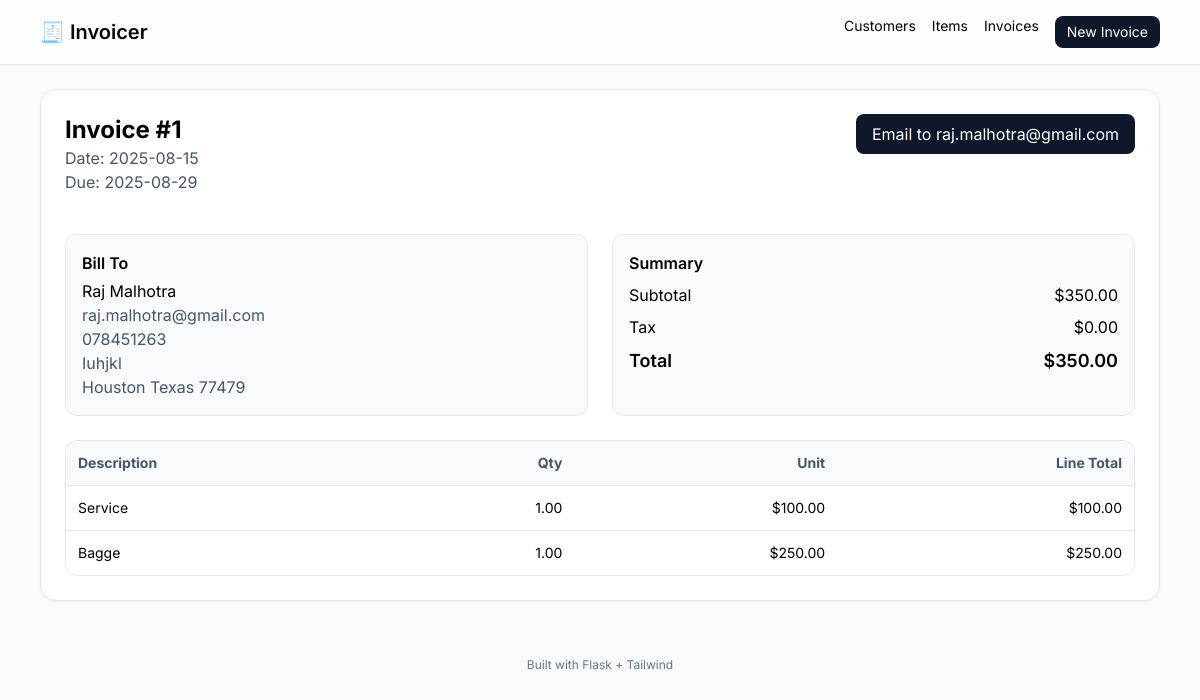
Page /invoices/1 on the committed database.
### app.py (models this page shows)
class Invoice(db.Model):
    id = db.Column(db.Integer, primary_key=True)
    customer_id = db.Column(db.Integer, db.ForeignKey("customer.id"), nullable=False)
    customer = db.relationship("Customer", backref=db.backref("invoices", lazy=True))
    date = db.Column(db.Date, default=datetime.utcnow)
    due_date = db.Column(db.Date)
    notes = db.Column(db.Text)
    status = db.Column(db.String(20), default="draft")  # draft/sent/paid

class Customer(db.Model):
    id = db.Column(db.Integer, primary_key=True)
    name = db.Column(db.String(120), nullable=False)
    email = db.Column(db.String(200), nullable=False)
    phone = db.Column(db.String(50))
    address = db.Column(db.String(200))
    city = db.Column(db.String(100))
    state = db.Column(db.String(50))
    postal_code = db.Column(db.String(20))
    created_at = db.Column(db.DateTime, default=datetime.utcnow)

class InvoiceItem(db.Model):
    id = db.Column(db.Integer, primary_key=True)
    invoice_id = db.Column(db.Integer, db.ForeignKey("invoice.id"), nullable=False)
    invoice = db.relationship("Invoice", backref=db.backref("items", lazy=True, cascade="all, delete-orphan"))
    description = db.Column(db.String(255), nullable=False)
    quantity = db.Column(Numeric(10,2), nullable=False, default=1)
    unit_price = db.Column(Numeric(10,2), nullable=False, default=0)

### app.py (the view)
@app.route("/invoices/<int:iid>")
def invoice_view(iid):
    inv = Invoice.query.get_or_404(iid)
    subtotal = sum((item.quantity * item.unit_price for item in inv.items), Decimal(0))
    tax = subtotal * Decimal("0.00")  # adjust if needed
    total = subtotal + tax
    return render_template("invoice_view.html", inv=InvWrapper(inv, subtotal, tax, total))

### app.py (called while the page is built)
def money(v):
    return f"${Decimal(v):,.2f}"

    @property
    def customer(self): return self.inv.customer

    @property
    def items(self): return self.inv.items

    @property
    def id(self): return self.inv.id

    @property
    def date(self): return self.inv.date

    @property
    def due_date(self): return self.inv.due_date

    @property
    def notes(self): return self.inv.notes

### templates/invoice_view.html (shortened to what this page needs)
{% extends "base.html" %}
{% block content %}
<div class="bg-white rounded-2xl shadow-sm border p-6">
  <div class="flex items-start justify-between">
    <div>
      <h1 class="text-2xl font-bold">Invoice #{{ inv.id }}</h1>
      <div class="text-slate-600">Date: {{ inv.date.strftime('%Y-%m-%d') if inv.date }}</div>
      {% if inv.due_date %}<div class="text-slate-600">Due: {{ inv.due_date.strftime('%Y-%m-%d') }}</div>{% endif %}
    </div>
    <form method="post" action="{{ url_for('invoice_email', iid=inv.id) }}">
      <button class="px-4 py-2 rounded-lg bg-slate-900 text-white">Email to {{ inv.customer.email }}</button>
    </form>
  </div>
  <div class="grid md:grid-cols-2 gap-6 mt-6">
    <div class="bg-slate-50 border rounded-xl p-4">
      <div class="font-semibold mb-1">Bill To</div>
      <div>{{ inv.customer.name }}</div>
      <div class="text-slate-600">{{ inv.customer.email }}</div>
      {% if inv.customer.phone %}<div class="text-slate-600">{{ inv.customer.phone }}</div>{% endif %}
      {% if inv.customer.address %}<div class="text-slate-600">{{ inv.customer.address }}</div>{% endif %}
      <div class="text-slate-600">{{ inv.customer.city }} {{ inv.customer.state }} {{ inv.customer.postal_code }}</div>
    </div>
    <div class="bg-slate-50 border rounded-xl p-4">
      <div class="font-semibold mb-1">Summary</div>
      <div class="flex justify-between py-1"><span>Subtotal</span><span>{{ inv.subtotal|money }}</span></div>
      <div class="flex justify-between py-1"><span>Tax</span><span>{{ inv.tax|money }}</span></div>
      <div class="flex justify-between py-1 font-semibold text-lg"><span>Total</span><span>{{ inv.total|money }}</span></div>
    </div>
  </div>
  <div class="mt-6 overflow-hidden border rounded-xl">
    <table class="w-full text-sm">
      <thead class="bg-slate-50 text-slate-600">
        <tr>
          <th class="text-left p-3">Description</th>
          <th class="text-right p-3">Qty</th>
          <th class="text-right p-3">Unit</th>
          <th class="text-right p-3">Line Total</th>
        </tr>
      </thead>
      <tbody>
        {% for it in inv.items %}
        <tr class="border-t">
          <td class="p-3">{{ it.description }}</td>
          <td class="p-3 text-right">{{ it.quantity }}</td>
          <td class="p-3 text-right">{{ it.unit_price|money }}</td>
          <td class="p-3 text-right">{{ (it.quantity * it.unit_price)|money }}</td>
        </tr>
        {% endfor %}
      </tbody>
    </table>
  </div>
</div>
{% endblock %}

### templates/base.html (style rules this page uses)
body { font-family: Inter, system-ui, -apple-system, Segoe UI, Roboto, Arial; }

### rows in the picture
Invoice: id "1", date "2025-08-15", due_date "2025-08-29"
Customer: customer.email "raj.malhotra@gmail.com", customer.name "Raj Malhotra", customer.phone "078451263", customer.address "Iuhjkl", customer.city "Houston", customer.state "Texas", customer.postal_code "77479"
InvoiceItem: description "Service", quantity "1.00", unit_price "$100.00", (it.quantity*it.unit_price)|money "$100.00"
InvoiceItem: description "Bagge", quantity "1.00", unit_price "$250.00", (it.quantity*it.unit_price)|money "$250.00"

### other values in the picture
{{ inv.subtotal|money }} "$350.00"
{{ inv.tax|money }} "$0.00"
{{ inv.total|money }} "$350.00"
